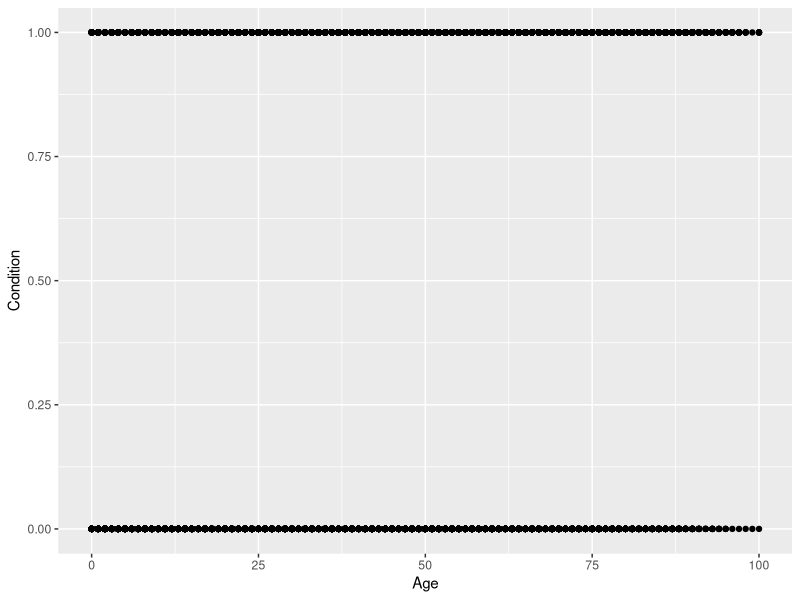
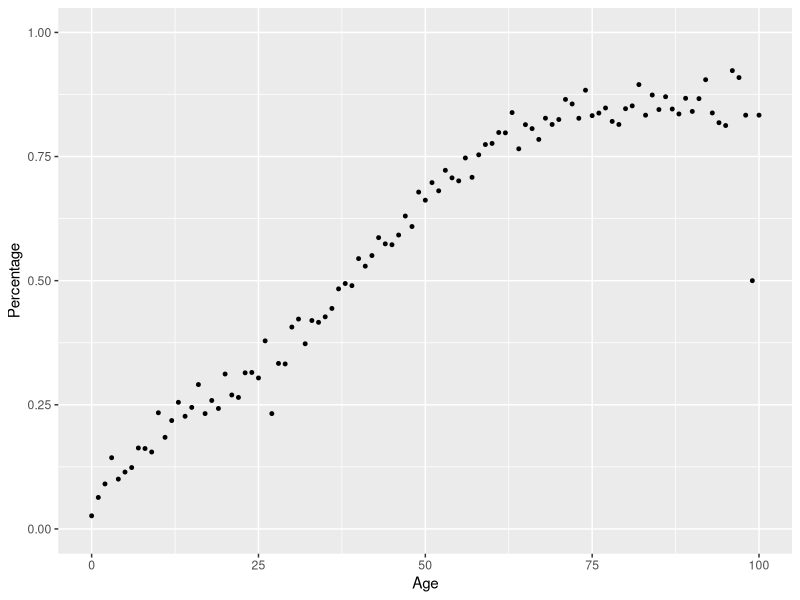
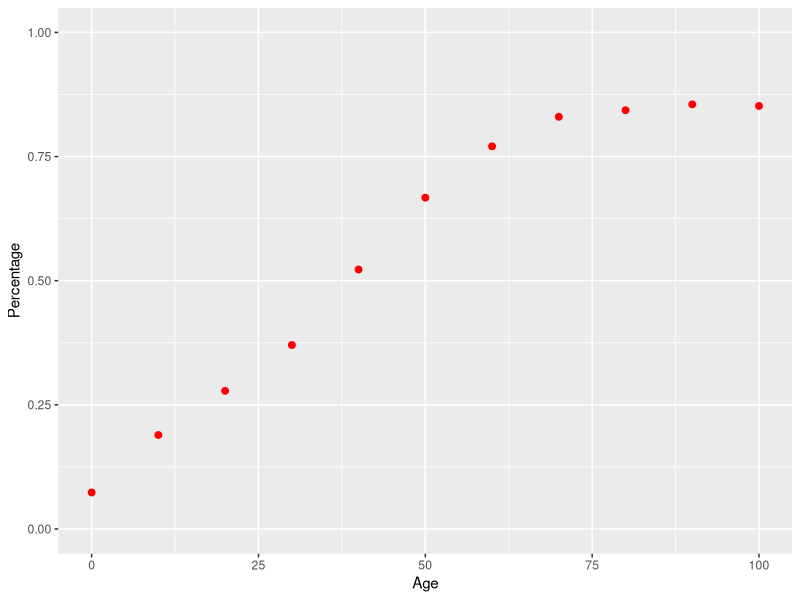
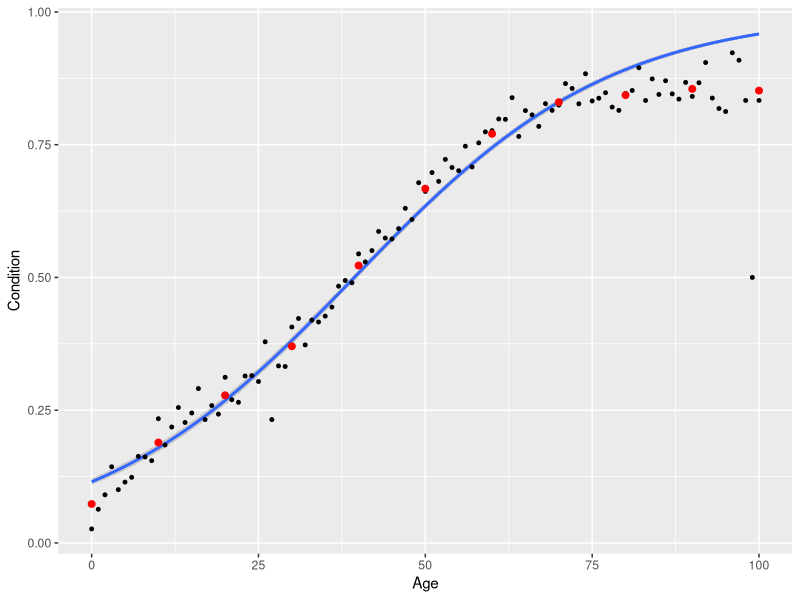
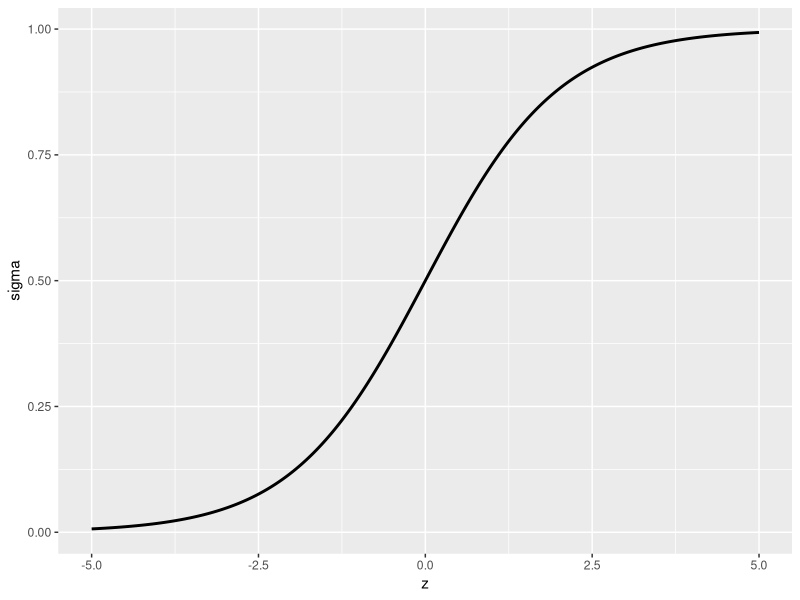
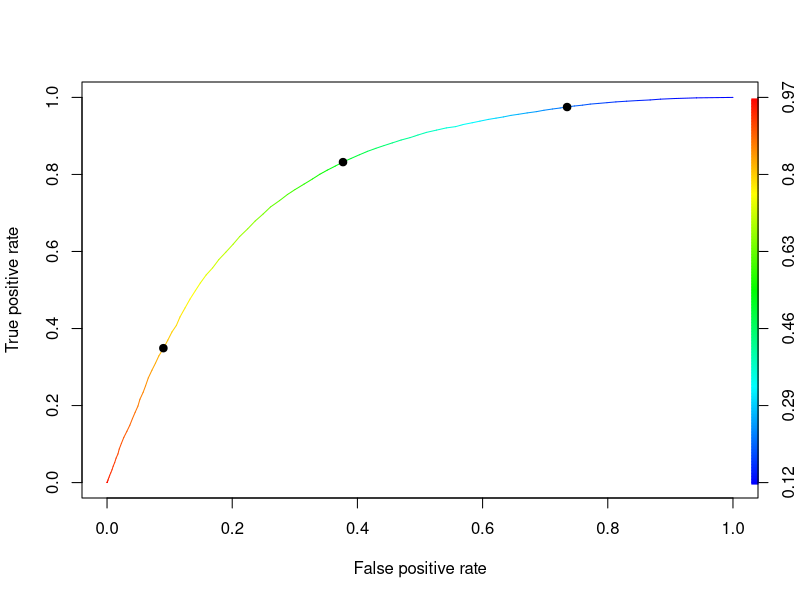
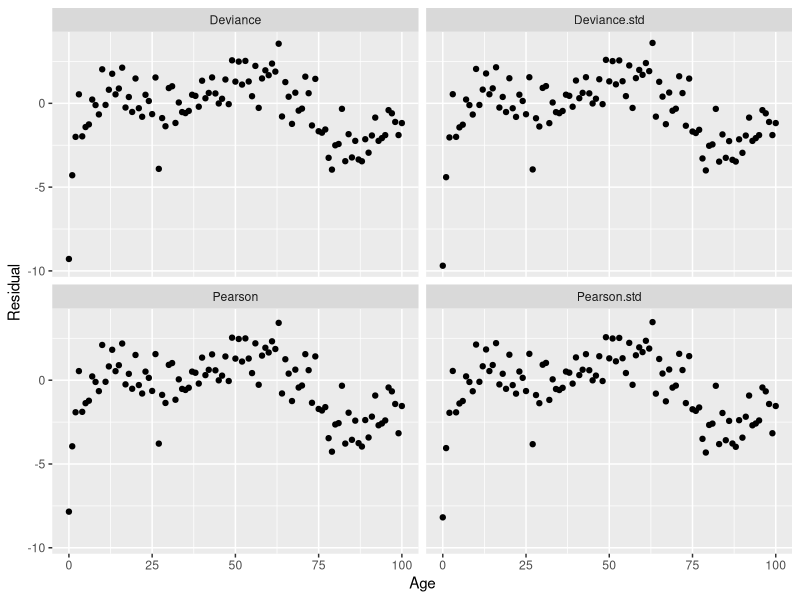

These charts were generated, in order, by the following R code:
library(tidyverse)
library(ROCR)

# to recreate chronic.csv :
# namcs <- read_delim("../datasets/namcs2009.tsv","\t", escape_double = FALSE, trim_ws = TRUE)
# chronic <- namcs %>% filter( NOCHRON < 2 ) %>% select(Age = AGE, Condition = NOCHRON)
# chronic$Condition <- 1 - chronic$Condition
# summary( chronic )
# write_csv( chronic, "../datasets/chronic.csv" )

( chronic <- read_csv("datasets/chronic.csv", col_types=cols()) )
( chronic.size <- dim(chronic)[1] )

ggplot( chronic, aes(Age,Condition)) + geom_point()
# ggsave("../images/chronic_plot.png", device="png")

chronic %>% group_by(Condition) %>% summarize( Number = n(), Percentage = n()/chronic.size, .groups = "drop")

( cohorts <- chronic %>% group_by(Age) %>% summarize(Number = n(), Percentage = mean(Condition), .groups = "drop") )
ggplot( cohorts, aes(Age,Percentage) ) + geom_point( size=1 ) + ylim(0,1)
# ggsave("../images/chronic_age_cohorts.png", device="png")

# create tabular summary:
chronic <- chronic %>% mutate( Decade = 10*(round(Age/10) ))
( decades <- chronic %>% group_by(Decade) %>% summarize( Number = n(), With.condition = sum(Condition), Percentage = mean(Condition), .groups="drop" ))

ggplot( decades, aes(Decade,Percentage) ) + geom_point( color="red", size=2) + ylim(0,1) + xlab("Age")
# ggsave("../images/chronic_cohorts.png", device="png")

ggplot(chronic, aes(Age,Condition)) + geom_smooth(method=glm,method.args=list(family=binomial),size=1) + geom_point( data=cohorts, aes(Age,Percentage), size=1) + geom_point( data=decades, aes(Decade,Percentage), color="red", size=2)
# ggsave("images/ages_decades.png", device="png")

( chronic.fit <- glm( Condition ~ Age, data = chronic, family = "binomial" ) )
summary(chronic.fit)
chronic <- chronic %>% mutate( Probability = chronic.fit$fitted.values)

# g + geom_line( data=chronic, aes(x = Age, y = Probability), size=1 )
# ggsave("../images/chronic_fit.png",device="png")

# g + geom_line( data=chronic, aes(x = Age, y = Probability), size=1 ) + geom_point( data=ages, aes(x=Age,y=Percentage), size=1)

# new <- data.frame(Age=seq(-70,150,by=1))
# predictions <- predict(chronic.fit,new,type="response")
# extended.curve <- data.frame(Age = new$Age, Probability = predictions)
# g + xlim(-70,150) + geom_line( data=extended.curve, aes( x = Age, y = Probability), size=1 )
# ggsave("../images/chronic_logit.png",device="png")

z = seq(-5,5,len=1000)
logit <- data.frame(z = z, sigma = 1 / ( 1 + exp(-z) ) )
ggplot( logit, aes(z,sigma)) + geom_line( size=1 )
# ggsave("../images/logit.png", device="png")

chronic.fit <- glm( Condition ~ Age, data = chronic, family = "binomial" )
summary(chronic.fit)
chronic <- chronic %>% mutate( Probability = chronic.fit$fitted.values)

( chronic <- chronic %>% mutate( Classifier = as.numeric(Age > 39.36) ) )
class.table <- table( chronic$Condition, chronic$Classifier )
rownames( class.table ) <- c("Does not have condition", "Has condition")
colnames( class.table ) <- c("Condition not predicted", "Condition predicted" )
class.table 
mean( chronic$Condition == chronic$Classifier )
mean( chronic$Condition != chronic$Classifier )

chronic <- chronic %>% mutate( Classifier = as.numeric(Probability > 0.80) )
class.table <- table( chronic$Condition, chronic$Classifier )
rownames( class.table ) <- c("Does not have condition", "Has condition")
colnames( class.table ) <- c("Condition not predicted", "Condition predicted" )
class.table
prop.table( class.table, 1 )
mean( chronic$Condition == chronic$Classifier )
mean( chronic$Condition != chronic$Classifier )

chronic <- chronic %>% mutate( Classifier = as.numeric(Probability > 0.20) )
class.table <- table( chronic$Condition, chronic$Classifier )
rownames( class.table ) <- c("Does not have condition", "Has condition")
colnames( class.table ) <- c("Condition not predicted", "Condition predicted" )
class.table 
prop.table( class.table, 1 )
mean( chronic$Condition == chronic$Classifier )
mean( chronic$Condition != chronic$Classifier )

pred <- prediction(chronic$Probability, chronic$Condition)
perf <- performance(pred,"tpr","fpr")
plot(perf, colorize=TRUE )
points( c(.735,.377,.09), c(.975,.832,.349), pch=19)
auc <- performance( pred, "auc")
auc@y.values[[1]]



( cohorts <- chronic %>% group_by(Age) %>% summarize(N=n(), Successes=sum(Condition), Failures=n()-sum(Condition), Percentage=mean(Condition), .groups="drop") )

cohorts.null <- glm( cbind(Successes,Failures) ~ 1, data = cohorts, family=binomial)
summary(cohorts.null)
null.odds <- exp(cohorts.null$coefficients[[1]]) 
pi.null <- null.odds / (1+null.odds) 
cohorts <- cohorts %>% mutate( Pi.null = pi.null )
( cohorts <- cohorts %>% mutate( Null.deviance = 2*( Successes*log(Percentage/Pi.null) + Failures*log((1-Percentage)/(1-Pi.null)) )) )
sum( cohorts$Null.deviance )

cohorts.fit <- glm( cbind(Successes,Failures) ~ Age, data = cohorts, family=binomial)
summary(cohorts.fit)
new <- data.frame( Age = cohorts$Age )
predictions <- predict( cohorts.fit, new, type="response" )
( cohorts <- cohorts %>% mutate( Pi.hat = predictions ) )
( cohorts <- cohorts %>% mutate(Deviance = 2*( Successes*log(Percentage/Pi.hat) + Failures*log((1-Percentage)/(1-Pi.hat)) )) )
sum( cohorts$Deviance ) 
( G2.cohorts <- cohorts.fit$null.deviance - cohorts.fit$deviance )
pchisq( G2.cohorts, df=1, lower.tail = FALSE)

( G2.chronic <- chronic.fit$null.deviance - chronic.fit$deviance )
pchisq( G2.chronic, df=1, lower.tail = FALSE)

X.cohorts <- residuals(cohorts.fit, type="pearson")
(X2.cohorts <- sum( X.cohorts^2 ))
pchisq( X2.cohorts, cohorts.fit$df.residual, lower.tail=FALSE)

(cohorts <- cohorts %>% mutate( Deviance = sqrt( Deviance )*sign( Percentage - Pi.hat), Pearson = X.cohorts ))

cohorts <- cohorts %>% mutate( Hat = hatvalues( cohorts.fit) )
( cohorts <- cohorts %>% mutate( Deviance.std = Deviance / sqrt(1-Hat), Pearson.std = Pearson / sqrt(1-Hat) ) %>% select( -Hat ))
(res <- cohorts %>% select(Age,Deviance:Pearson.std) %>% gather(Type, Residual, Deviance:Pearson.std))
ggplot(res,aes(Age,Residual))+geom_point()+facet_wrap(~Type)
# ggsave("images/cohorts_residuals.png",device="png")
